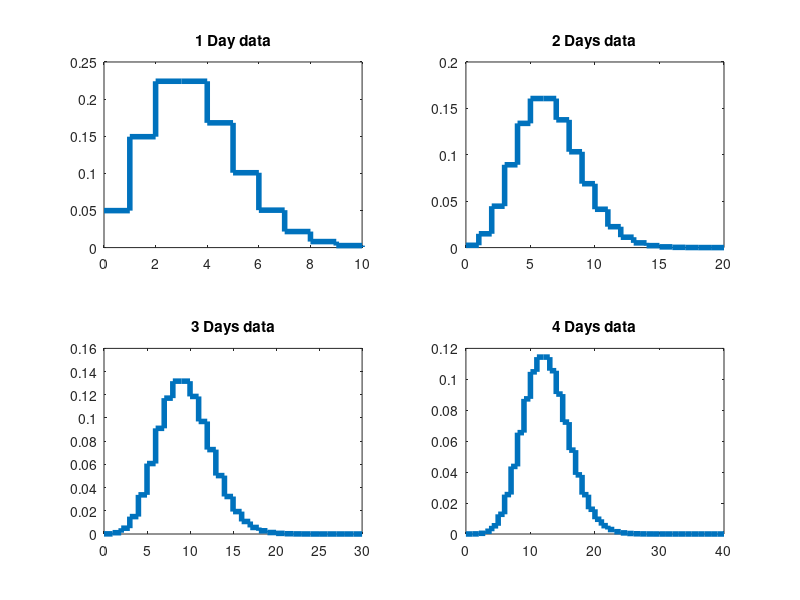
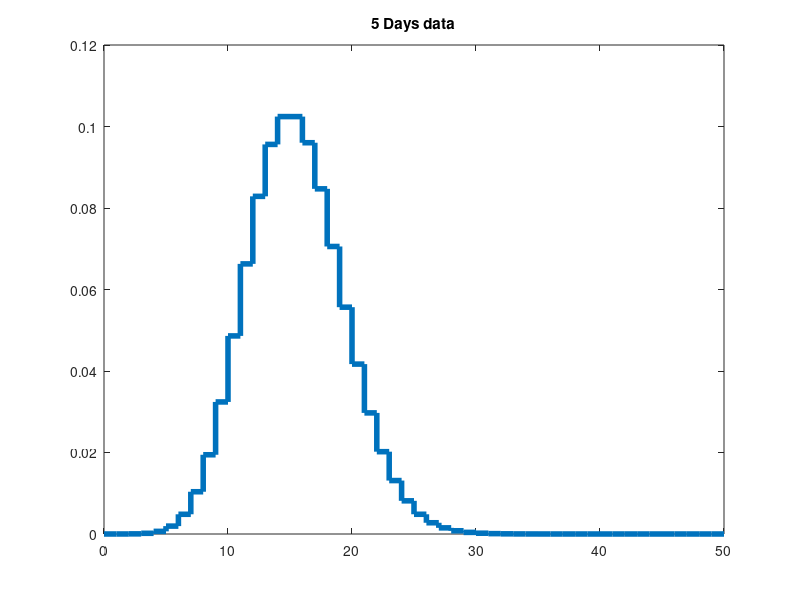
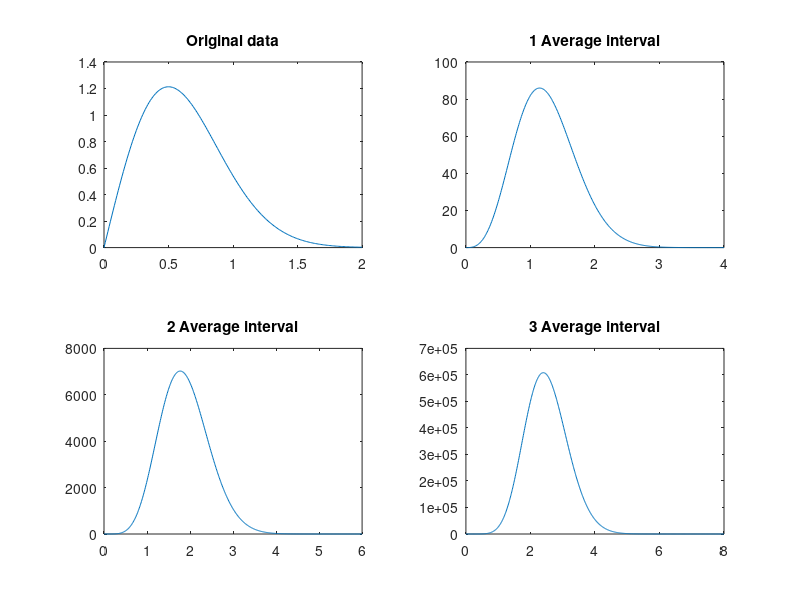
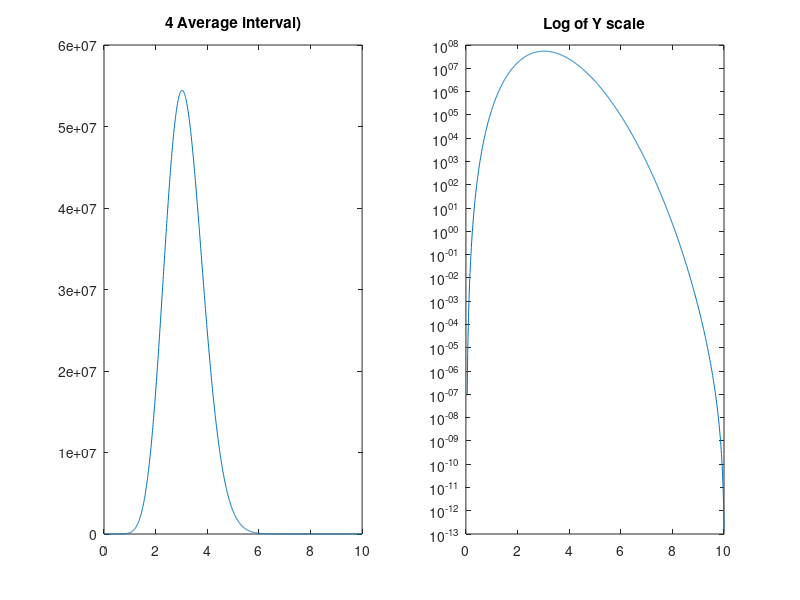

Reproduce these figures in MATLAB, in order.
%Kai Jin
%1.A
%Build the first day poisson distribution at mean is 3
x = 0:10;
poisson1 = poisspdf(x,3);
figure()
subplot(2,2,1)
stairs(x,poisson1,"LineWidth",4);
title('1 Day data')
 
x = 0:20;
poisson2 = conv(poisson1,poisson1);
subplot(2,2,2)
stairs(x,poisson2,"LineWidth",4);
title('2 Days data')
 
x = 0:30;
poisson3 = conv(poisson2,poisson1);
subplot(2,2,3)
stairs(x,poisson3,"LineWidth",4);
title('3 Days data')
 
x = 0:40;
poisson4 = conv(poisson3,poisson1);
subplot(2,2,4)
stairs(x,poisson4,"LineWidth",4);
title('4 Days data')
 
%1.B
x = 0:50;
poisson5 = conv(poisson4,poisson1);
figure()
stairs(x,poisson5,"LineWidth",4);
title('5 Days data')
%Because the data from each day is poisson distribution, therefore, combine
%them together will produce a poisson distribution with new mean, and it
%will become more and more like Gaussian distrbution by central limit
%theorem.
%In other words, new distribution will show all possible combine and its
%probability of two old poisson distributions. Because two old distributions
%are poisson which x is discrete, therefore, the new distribution must be
%similar to them.

%2.A
x = 0:2/200:2;
pd = raylpdf(x,0.5);

figure()
subplot(2,2,1)
plot(x,pd)
title('Original data')

x = 0:0.01:4;
pd1 = conv(pd,pd);
subplot(2,2,2)
plot(x,pd1)
title('1 Average interval')

x = 0:0.01:6;
pd2 = conv(pd1,pd);
subplot(2,2,3)
plot(x,pd2)
title('2 Average interval')

x = 0:0.01:8;
pd3 = conv(pd2,pd);
subplot(2,2,4)
plot(x,pd3)
title('3 Average interval')

%The distribution will become more and more like Gaussian distribution as
%the number of convolution increase. When you add more and more
%distribution, it will produce a single new average mean with a high peak
%distribution. If the peak goes more and more high, the distribution will
%be more and more like a Gaussian distribution.

%2.B
pd4 = conv(pd3,pd);
x = 0:0.01:(length(pd4)-1)*0.01;
figure()
subplot(1,2,1)
plot(x,pd4)
title('4 Average interval)')
subplot(1,2,2)
plot(x,pd4)
set(gca,'YScale','log')
title('Log of Y scale')

pd5 = conv(pd4,pd);
x = 0:0.01:(length(pd5)-1)*0.01;
figure()
subplot(1,2,1)
plot(x,pd5)
title('5 Average interval)')
subplot(1,2,2)
plot(x,pd5)
set(gca,'YScale','log')
title('Log of Y scale')

pd6 = conv(pd5,pd);
x = 0:0.01:(length(pd6)-1)*0.01;
figure()
subplot(1,2,1)
plot(x,pd6)
title('6 Average interval)')
subplot(1,2,2)
plot(x,pd6)
set(gca,'YScale','log')
title('Log of Y scale')

pd7 = conv(pd6,pd);
x = 0:0.01:(length(pd7)-1)*0.01;
figure()
subplot(1,2,1)
plot(x,pd7)
title('7 Average interval)')
subplot(1,2,2)
plot(x,pd7)
set(gca,'YScale','log')
title('Log of Y scale')
%The graph looks pretty similar to Gaussian distribution after 3
%convolution. The shape of its logY graph doesn't change significantly
%after 3 convolution. Therefore, I would say it approaches a Gaussian
%distribution after 3 convolution(4 intervals).

%3.A
%Assume X(width) is 5, and Y is 27.875, assume we want signals' strength is
%larger than Y
X = 5;
Y = 27.875;
%The background distribution graph
bg = makedist('Normal','sigma',X);
x = -30:30;
figure()
plot(x,pdf(bg,x))
title('Background')

%Assume all signal strength is larger than Y is the signal we want
s_pd = 1-cdf(bg,Y)
sigma = norminv(1-s_pd)
%sigma = 5.5750>5, therefore, you can claim a discovery

%3.B
%For one pixel, the distribution is background in last question, Therefore,
%pdf of 10k pixels should be 10k*background pdf.
N = 10000;
figure()
plot(x,N*pdf(bg,x))
title('Background with 10k pixels')

%3.C
s_pd2 = N*s_pd;
sigma2 = norminv(1-s_pd2)

%4.A
pd_5 = normcdf(5);
signal = icdf(bg,1-pd_5)

%4.B
signal2 = icdf(bg,1-pd_5/N)

%4.C
%Signal should be larger than signal2 value which is 18.5951
%When the factor is large, you need a very strong signal to be observed,
%therefore, the sensitivity penalty is not important because the amount it
%influences is smaller to observed signal strength.

%4.D
%First, the probability for 5 sigmal of a standard normal distribution will
%not change, the pd_5 is constant. The critical part is the probability
%with factor times higher.
%If we change 3 order of fator number
f = 3;
guess = (signal2-signal)^f
%My guess is there will be a pretty huge change.

%Extre
%I think the sensitivity penalty will decrease if trials number goes up. We
%need the event become more significant when trails number is big.
%Therefore, the several mistakes caused by sensitivity problem will be less
%significant comparing to the number obsevation we need to claim discovery
%of this event.